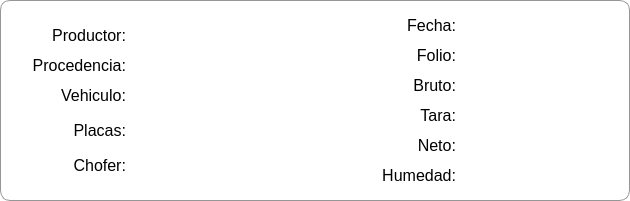
      <widget class="QFrame" name="frame_21">
       <property name="geometry">
        <rect>
         <x>660</x>
         <y>160</y>
         <width>630</width>
         <height>201</height>
        </rect>
       </property>
       <property name="styleSheet">
        <string notr="true">font: 16pt &quot;Bahnschrift&quot;;
border-width:1px;
border-color:rgb(150, 150, 150);
background:rgb(255, 255, 255);
border-style:solid;
border-radius:10px;</string>
       </property>
       <property name="frameShape">
        <enum>QFrame::StyledPanel</enum>
       </property>
       <property name="frameShadow">
        <enum>QFrame::Raised</enum>
       </property>
       <widget class="QLabel" name="Liq_Prod_Info">
        <property name="geometry">
         <rect>
          <x>30</x>
          <y>20</y>
          <width>101</width>
          <height>31</height>
         </rect>
        </property>
        <property name="styleSheet">
         <string notr="true">font:16px;
border-radius:0px;
background:transparent;
border-color: transparent;</string>
        </property>
        <property name="text">
         <string>Productor:</string>
        </property>
        <property name="alignment">
         <set>Qt::AlignRight|Qt::AlignTrailing|Qt::AlignVCenter</set>
        </property>
       </widget>
       <widget class="QLabel" name="Liq_Proce_Info">
        <property name="geometry">
         <rect>
          <x>20</x>
          <y>50</y>
          <width>111</width>
          <height>31</height>
         </rect>
        </property>
        <property name="styleSheet">
         <string notr="true">font:16px;
border-radius:0px;
background:transparent;
border-color: transparent;</string>
        </property>
        <property name="text">
         <string>Procedencia:</string>
        </property>
        <property name="alignment">
         <set>Qt::AlignRight|Qt::AlignTrailing|Qt::AlignVCenter</set>
        </property>
       </widget>
       <widget class="QLabel" name="Liq_Vehi_Info">
        <property name="geometry">
         <rect>
          <x>50</x>
          <y>80</y>
          <width>81</width>
          <height>31</height>
         </rect>
        </property>
        <property name="styleSheet">
         <string notr="true">font:16px;
border-radius:0px;
background:transparent;
border-color: transparent;</string>
        </property>
        <property name="text">
         <string>Vehiculo:</string>
        </property>
        <property name="alignment">
         <set>Qt::AlignRight|Qt::AlignTrailing|Qt::AlignVCenter</set>
        </property>
       </widget>
       <widget class="QLabel" name="Liq_Placas_Info">
        <property name="geometry">
         <rect>
          <x>60</x>
          <y>115</y>
          <width>71</width>
          <height>31</height>
         </rect>
        </property>
        <property name="styleSheet">
         <string notr="true">font:16px;
border-radius:0px;
background:transparent;
border-color: transparent;</string>
        </property>
        <property name="text">
         <string>Placas:</string>
        </property>
        <property name="alignment">
         <set>Qt::AlignRight|Qt::AlignTrailing|Qt::AlignVCenter</set>
        </property>
       </widget>
       <widget class="QLabel" name="Liq_Chofer_Info">
        <property name="geometry">
         <rect>
          <x>60</x>
          <y>150</y>
          <width>71</width>
          <height>31</height>
         </rect>
        </property>
        <property name="styleSheet">
         <string notr="true">font:16px;
border-radius:0px;
background:transparent;
border-color: transparent;</string>
        </property>
        <property name="text">
         <string>Chofer:</string>
        </property>
        <property name="alignment">
         <set>Qt::AlignRight|Qt::AlignTrailing|Qt::AlignVCenter</set>
        </property>
       </widget>
       <widget class="QLabel" name="Liq_Neto_Info">
        <property name="geometry">
         <rect>
          <x>400</x>
          <y>130</y>
          <width>61</width>
          <height>31</height>
         </rect>
        </property>
        <property name="styleSheet">
         <string notr="true">font:16px;
border-radius:0px;
background:transparent;
border-color: transparent;</string>
        </property>
        <property name="text">
         <string>Neto:</string>
        </property>
        <property name="alignment">
         <set>Qt::AlignRight|Qt::AlignTrailing|Qt::AlignVCenter</set>
        </property>
       </widget>
       <widget class="QLabel" name="Liq_Folio_Info">
        <property name="geometry">
         <rect>
          <x>400</x>
          <y>40</y>
          <width>61</width>
          <height>31</height>
         </rect>
        </property>
        <property name="styleSheet">
         <string notr="true">font:16px;
border-radius:0px;
background:transparent;
border-color: transparent;</string>
        </property>
        <property name="text">
         <string>Folio:</string>
        </property>
        <property name="alignment">
         <set>Qt::AlignRight|Qt::AlignTrailing|Qt::AlignVCenter</set>
        </property>
       </widget>
       <widget class="QLabel" name="Liq_Fecha_Info">
        <property name="geometry">
         <rect>
          <x>400</x>
          <y>10</y>
          <width>61</width>
          <height>31</height>
         </rect>
        </property>
        <property name="styleSheet">
         <string notr="true">font:16px;
border-radius:0px;
background:transparent;
border-color: transparent;</string>
        </property>
        <property name="text">
         <string>Fecha:</string>
        </property>
        <property name="alignment">
         <set>Qt::AlignRight|Qt::AlignTrailing|Qt::AlignVCenter</set>
        </property>
       </widget>
       <widget class="QLabel" name="Liq_Bruto_Info">
        <property name="geometry">
         <rect>
          <x>400</x>
          <y>70</y>
          <width>61</width>
          <height>31</height>
         </rect>
        </property>
        <property name="styleSheet">
         <string notr="true">font:16px;
border-radius:0px;
background:transparent;
border-color: transparent;</string>
        </property>
        <property name="text">
         <string>Bruto:</string>
        </property>
        <property name="alignment">
         <set>Qt::AlignRight|Qt::AlignTrailing|Qt::AlignVCenter</set>
        </property>
       </widget>
       <widget class="QLabel" name="Liq_Tara_Info">
        <property name="geometry">
         <rect>
          <x>410</x>
          <y>100</y>
          <width>51</width>
          <height>31</height>
         </rect>
        </property>
        <property name="styleSheet">
         <string notr="true">font:16px;
border-radius:0px;
background:transparent;
border-color: transparent;</string>
        </property>
        <property name="text">
         <string>Tara:</string>
        </property>
        <property name="alignment">
         <set>Qt::AlignRight|Qt::AlignTrailing|Qt::AlignVCenter</set>
        </property>
       </widget>
       <widget class="QLabel" name="Liq_Prod_Info_edit">
        <property name="geometry">
         <rect>
          <x>140</x>
          <y>20</y>
          <width>231</width>
          <height>31</height>
         </rect>
        </property>
        <property name="styleSheet">
         <string notr="true">font:16px;
border-radius:0px;
background:transparent;
border-color: transparent;</string>
        </property>
        <property name="text">
         <string/>
        </property>
        <property name="alignment">
         <set>Qt::AlignLeading|Qt::AlignLeft|Qt::AlignVCenter</set>
        </property>
       </widget>
       <widget class="QLabel" name="Liq_Proce_Info_edit">
        <property name="geometry">
         <rect>
          <x>140</x>
          <y>50</y>
          <width>231</width>
          <height>31</height>
         </rect>
        </property>
        <property name="styleSheet">
         <string notr="true">font:16px;
border-radius:0px;
background:transparent;
border-color: transparent;</string>
        </property>
        <property name="text">
         <string/>
        </property>
        <property name="alignment">
         <set>Qt::AlignLeading|Qt::AlignLeft|Qt::AlignVCenter</set>
        </property>
       </widget>
       <widget class="QLabel" name="Liq_Vehi_Info_edit">
        <property name="geometry">
         <rect>
          <x>140</x>
          <y>80</y>
          <width>231</width>
          <height>31</height>
         </rect>
        </property>
        <property name="styleSheet">
         <string notr="true">font:16px;
border-radius:0px;
background:transparent;
border-color: transparent;</string>
        </property>
        <property name="text">
         <string/>
        </property>
        <property name="alignment">
         <set>Qt::AlignLeading|Qt::AlignLeft|Qt::AlignVCenter</set>
        </property>
       </widget>
       <widget class="QLabel" name="Liq_Placas_Info_edit">
        <property name="geometry">
         <rect>
          <x>140</x>
          <y>115</y>
          <width>231</width>
          <height>31</height>
         </rect>
        </property>
        <property name="styleSheet">
         <string notr="true">font:16px;
border-radius:0px;
background:transparent;
border-color: transparent;</string>
        </property>
        <property name="text">
         <string/>
        </property>
        <property name="alignment">
         <set>Qt::AlignLeading|Qt::AlignLeft|Qt::AlignVCenter</set>
        </property>
       </widget>
       <widget class="QLabel" name="Liq_Chofer_Info_edit">
        <property name="geometry">
         <rect>
          <x>140</x>
          <y>150</y>
          <width>231</width>
          <height>31</height>
         </rect>
        </property>
        <property name="styleSheet">
         <string notr="true">font:16px;
border-radius:0px;
background:transparent;
border-color: transparent;</string>
        </property>
        <property name="text">
         <string/>
        </property>
        <property name="alignment">
         <set>Qt::AlignLeading|Qt::AlignLeft|Qt::AlignVCenter</set>
        </property>
       </widget>
       <widget class="QLabel" name="Liq_Fecha_Info_edit">
        <property name="geometry">
         <rect>
          <x>480</x>
          <y>10</y>
          <width>100</width>
          <height>31</height>
         </rect>
        </property>
        <property name="styleSheet">
         <string notr="true">font:16px;
border-radius:0px;
background:transparent;
border-color: transparent;</string>
        </property>
        <property name="text">
         <string/>
        </property>
        <property name="alignment">
         <set>Qt::AlignRight|Qt::AlignTrailing|Qt::AlignVCenter</set>
        </property>
       </widget>
       <widget class="QLabel" name="Liq_Folio_Info_edit">
        <property name="geometry">
         <rect>
          <x>480</x>
          <y>40</y>
          <width>101</width>
          <height>31</height>
         </rect>
        </property>
        <property name="styleSheet">
         <string notr="true">font:16px;
border-radius:0px;
background:transparent;
border-color: transparent;</string>
        </property>
        <property name="text">
         <string/>
        </property>
        <property name="alignment">
         <set>Qt::AlignRight|Qt::AlignTrailing|Qt::AlignVCenter</set>
        </property>
       </widget>
       <widget class="QLabel" name="Liq_Bruto_Info_edit">
        <property name="geometry">
         <rect>
          <x>480</x>
          <y>70</y>
          <width>101</width>
          <height>31</height>
         </rect>
        </property>
        <property name="styleSheet">
         <string notr="true">font:16px;
border-radius:0px;
background:transparent;
border-color: transparent;</string>
        </property>
        <property name="text">
         <string/>
        </property>
        <property name="alignment">
         <set>Qt::AlignRight|Qt::AlignTrailing|Qt::AlignVCenter</set>
        </property>
       </widget>
       <widget class="QLabel" name="Liq_Tara_Info_edit">
        <property name="geometry">
         <rect>
          <x>480</x>
          <y>100</y>
          <width>101</width>
          <height>31</height>
         </rect>
        </property>
        <property name="styleSheet">
         <string notr="true">font:16px;
border-radius:0px;
background:transparent;
border-color: transparent;</string>
        </property>
        <property name="text">
         <string/>
        </property>
        <property name="alignment">
         <set>Qt::AlignRight|Qt::AlignTrailing|Qt::AlignVCenter</set>
        </property>
       </widget>
       <widget class="QLabel" name="Liq_Neto_Info_edit">
        <property name="geometry">
         <rect>
          <x>480</x>
          <y>130</y>
          <width>101</width>
          <height>31</height>
         </rect>
        </property>
        <property name="styleSheet">
         <string notr="true">font:16px;
border-radius:0px;
background:transparent;
border-color: transparent;</string>
        </property>
        <property name="text">
         <string/>
        </property>
        <property name="alignment">
         <set>Qt::AlignRight|Qt::AlignTrailing|Qt::AlignVCenter</set>
        </property>
       </widget>
       <widget class="QLabel" name="Liq_Dedc_Humedad">
        <property name="geometry">
         <rect>
          <x>360</x>
          <y>160</y>
          <width>101</width>
          <height>31</height>
         </rect>
        </property>
        <property name="styleSheet">
         <string notr="true">font:16px;
border-radius:0px;
background:transparent;
border-color: transparent;</string>
        </property>
        <property name="text">
         <string>Humedad:</string>
        </property>
        <property name="alignment">
         <set>Qt::AlignRight|Qt::AlignTrailing|Qt::AlignVCenter</set>
        </property>
       </widget>
       <widget class="QLabel" name="Liq_Dedc_Humedad_edit">
        <property name="geometry">
         <rect>
          <x>480</x>
          <y>160</y>
          <width>100</width>
          <height>31</height>
         </rect>
        </property>
        <property name="styleSheet">
         <string notr="true">font:16px;
border-radius:0px;
background:transparent;
border-color: transparent;</string>
        </property>
        <property name="text">
         <string/>
        </property>
        <property name="alignment">
         <set>Qt::AlignRight|Qt::AlignTrailing|Qt::AlignVCenter</set>
        </property>
       </widget>
      </widget>
